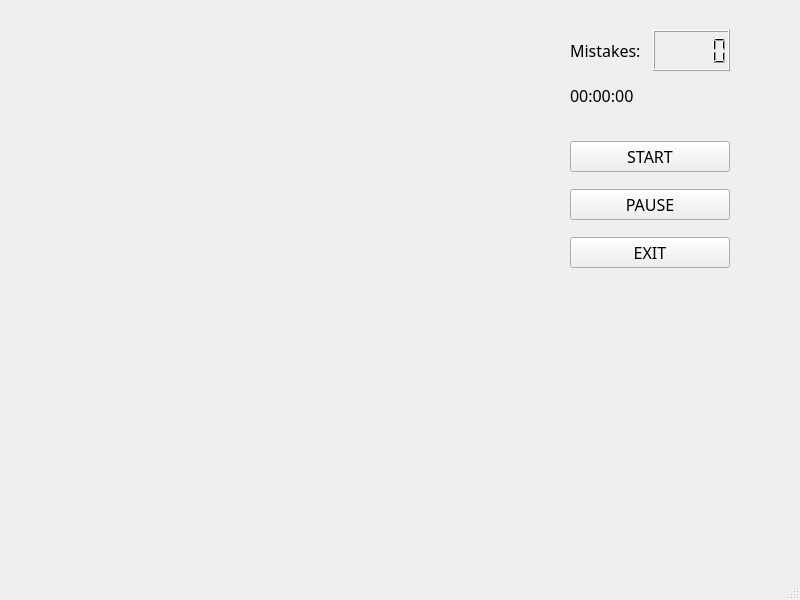
<?xml version="1.0" encoding="UTF-8"?>
<ui version="4.0">
 <class>MainWindow</class>
 <widget class="QMainWindow" name="MainWindow">
  <property name="geometry">
   <rect>
    <x>0</x>
    <y>0</y>
    <width>800</width>
    <height>600</height>
   </rect>
  </property>
  <property name="sizePolicy">
   <sizepolicy hsizetype="Fixed" vsizetype="Fixed">
    <horstretch>0</horstretch>
    <verstretch>0</verstretch>
   </sizepolicy>
  </property>
  <property name="windowTitle">
   <string>MainWindow</string>
  </property>
  <widget class="QWidget" name="centralwidget">
   <widget class="QWidget" name="gridLayoutWidget">
    <property name="geometry">
     <rect>
      <x>40</x>
      <y>30</y>
      <width>511</width>
      <height>351</height>
     </rect>
    </property>
    <layout class="QGridLayout" name="gridLayout">
     <property name="sizeConstraint">
      <enum>QLayout::SetMaximumSize</enum>
     </property>
     <property name="leftMargin">
      <number>0</number>
     </property>
     <property name="topMargin">
      <number>0</number>
     </property>
     <property name="rightMargin">
      <number>0</number>
     </property>
     <property name="bottomMargin">
      <number>0</number>
     </property>
     <property name="horizontalSpacing">
      <number>6</number>
     </property>
     <item row="0" column="1">
      <widget class="QLabel" name="picPart_2">
       <property name="text">
        <string/>
       </property>
      </widget>
     </item>
     <item row="1" column="0">
      <widget class="QLabel" name="picPart_5">
       <property name="text">
        <string/>
       </property>
      </widget>
     </item>
     <item row="0" column="3">
      <widget class="QLabel" name="picPart_4">
       <property name="text">
        <string/>
       </property>
      </widget>
     </item>
     <item row="3" column="2">
      <widget class="QLabel" name="picPart_15">
       <property name="text">
        <string/>
       </property>
      </widget>
     </item>
     <item row="3" column="3">
      <widget class="QLabel" name="picPart_16">
       <property name="text">
        <string/>
       </property>
      </widget>
     </item>
     <item row="3" column="1">
      <widget class="QLabel" name="picPart_14">
       <property name="text">
        <string/>
       </property>
      </widget>
     </item>
     <item row="3" column="0">
      <widget class="QLabel" name="picPart_13">
       <property name="text">
        <string/>
       </property>
      </widget>
     </item>
     <item row="0" column="0">
      <widget class="QLabel" name="picPart_1">
       <property name="text">
        <string/>
       </property>
      </widget>
     </item>
     <item row="2" column="3">
      <widget class="QLabel" name="picPart_12">
       <property name="text">
        <string/>
       </property>
      </widget>
     </item>
     <item row="2" column="0">
      <widget class="QLabel" name="picPart_9">
       <property name="text">
        <string/>
       </property>
      </widget>
     </item>
     <item row="2" column="2">
      <widget class="QLabel" name="picPart_11">
       <property name="text">
        <string/>
       </property>
      </widget>
     </item>
     <item row="1" column="1">
      <widget class="QLabel" name="picPart_6">
       <property name="text">
        <string/>
       </property>
      </widget>
     </item>
     <item row="1" column="2">
      <widget class="QLabel" name="picPart_7">
       <property name="text">
        <string/>
       </property>
      </widget>
     </item>
     <item row="2" column="1">
      <widget class="QLabel" name="picPart_10">
       <property name="text">
        <string/>
       </property>
      </widget>
     </item>
     <item row="0" column="2">
      <widget class="QLabel" name="picPart_3">
       <property name="text">
        <string/>
       </property>
      </widget>
     </item>
     <item row="1" column="3">
      <widget class="QLabel" name="picPart_8">
       <property name="text">
        <string/>
       </property>
      </widget>
     </item>
    </layout>
   </widget>
   <widget class="QWidget" name="horizontalLayoutWidget">
    <property name="geometry">
     <rect>
      <x>570</x>
      <y>30</y>
      <width>160</width>
      <height>41</height>
     </rect>
    </property>
    <layout class="QHBoxLayout" name="horizontalLayout">
     <item>
      <widget class="QLabel" name="wrongsText">
       <property name="font">
        <font>
         <family>MV Boli</family>
         <pointsize>12</pointsize>
        </font>
       </property>
       <property name="text">
        <string>Mistakes:</string>
       </property>
      </widget>
     </item>
     <item>
      <widget class="QLCDNumber" name="wrongsNumber"/>
     </item>
    </layout>
   </widget>
   <widget class="QWidget" name="verticalLayoutWidget">
    <property name="geometry">
     <rect>
      <x>570</x>
      <y>130</y>
      <width>160</width>
      <height>151</height>
     </rect>
    </property>
    <layout class="QVBoxLayout" name="verticalLayout">
     <item>
      <widget class="QPushButton" name="startButton">
       <property name="font">
        <font>
         <family>MV Boli</family>
         <pointsize>12</pointsize>
        </font>
       </property>
       <property name="text">
        <string>START</string>
       </property>
      </widget>
     </item>
     <item>
      <widget class="QPushButton" name="stopButton">
       <property name="font">
        <font>
         <family>MV Boli</family>
         <pointsize>12</pointsize>
        </font>
       </property>
       <property name="text">
        <string>PAUSE</string>
       </property>
      </widget>
     </item>
     <item>
      <widget class="QPushButton" name="exitButton">
       <property name="font">
        <font>
         <family>MV Boli</family>
         <pointsize>12</pointsize>
        </font>
       </property>
       <property name="text">
        <string>EXIT</string>
       </property>
      </widget>
     </item>
    </layout>
   </widget>
   <widget class="QLabel" name="timeLabel">
    <property name="geometry">
     <rect>
      <x>570</x>
      <y>80</y>
      <width>161</width>
      <height>31</height>
     </rect>
    </property>
    <property name="font">
     <font>
      <family>MV Boli</family>
      <pointsize>12</pointsize>
     </font>
    </property>
    <property name="text">
     <string>00:00:00</string>
    </property>
   </widget>
  </widget>
  <widget class="QMenuBar" name="menubar">
   <property name="geometry">
    <rect>
     <x>0</x>
     <y>0</y>
     <width>800</width>
     <height>21</height>
    </rect>
   </property>
  </widget>
  <widget class="QStatusBar" name="statusbar"/>
 </widget>
 <resources/>
 <connections/>
</ui>
